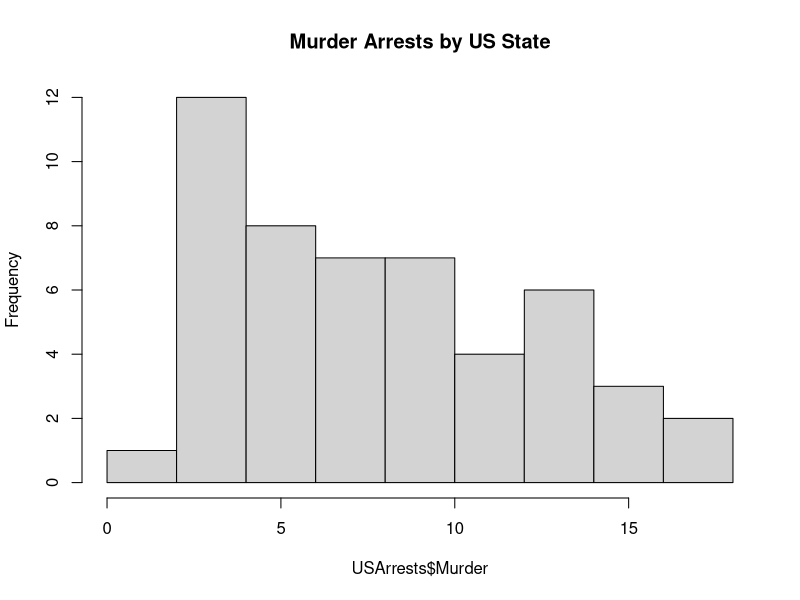
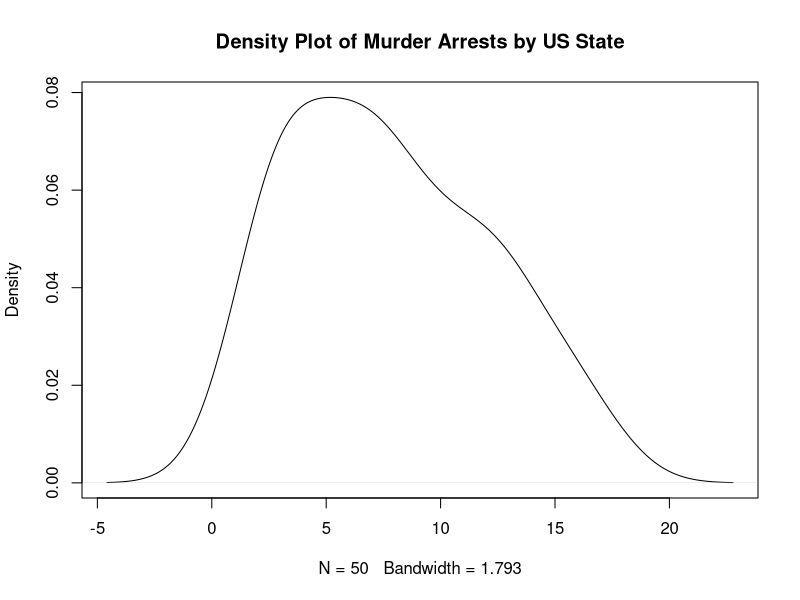
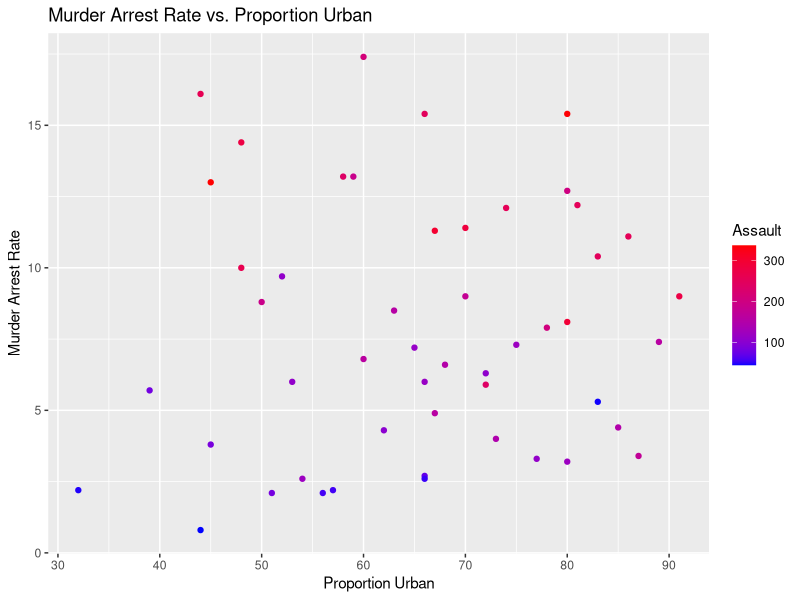

These figures' R source, in order:
# Load the USArrests dataset
data("USArrests")

# Create a histogram of murder arrests by state
hist(USArrests$Murder, main = "Murder Arrests by US State")

# Create a density plot of murder arrests by state
plot(density(USArrests$Murder), main = "Density Plot of Murder Arrests by US State")
# Load the ggplot2 package
library(ggplot2)

# Create a scatter plot of murder arrest rate vs. proportion urban
ggplot(USArrests, aes(x = UrbanPop, y = Murder, color = Assault)) +
  geom_point() +
  scale_color_gradient(low = "blue", high = "red") +
  labs(title = "Murder Arrest Rate vs. Proportion Urban",
       x = "Proportion Urban",
       y = "Murder Arrest Rate")
